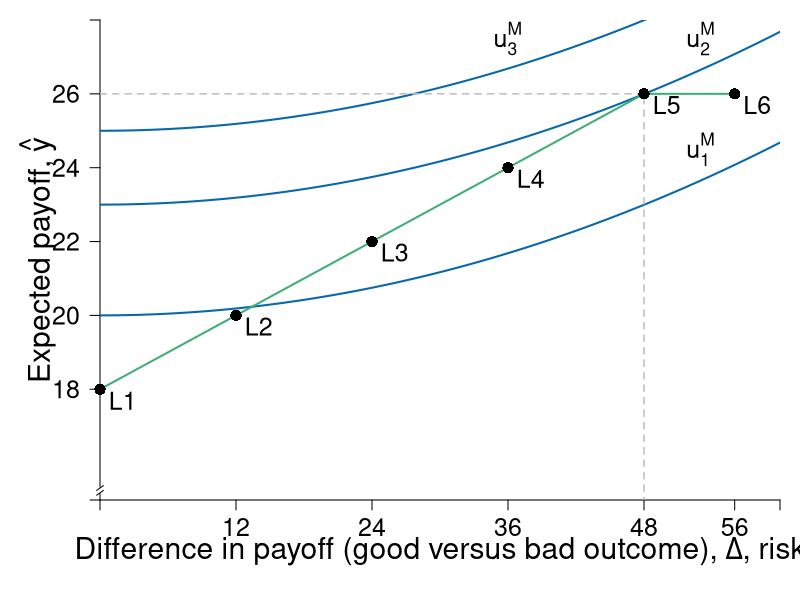

The R script that drew this image:
require(shape)
require(plotrix)

pdf(file = "risk/risk_experiments_gender_m.pdf", width = 9, height = 7)

# Set parameters for graphics
axislabelsize <- 1.8
labelsize <- 1.5
namesize <- 1.8
annotatesize <- 1.5
graphlinewidth <- 2
segmentlinewidth <- 1.5

COL <- c("#7fc97f", "#beaed4", "#fdc086", "#ffff99", "#386cb0", "#f0027f", "#bf5b17", "#666666")
COLA <- c("#e0f3db", "#99d8c9","#66c2a4","#41ae76", "#238b45", "#005824")
COLB <- c("#c6dbef", "#4eb3d3", "#2b8cbe", "#0868ac","#084081")
COLC <- c("#fcfbfd", "#efedf5", "#dadaeb", "#bcbddc", "#9e9ac8", "#807dba", "#6a51a3", "#54278f", "#3f007d")
grays <- gray.colors(25, start = 1, end = 0)

a <- c(2, 4, 6)
par(mar =  c(5, 5, 1, 1))
xlims <- c(0, 60)
ylims <- c(15, 28)

riskreturn <- function(g, int1 = 14, int2 = 4, coeff = 1/3){
  int1 - (int2 - (coeff)*g)^2
}
indiffA <- function(g, intercept = 3, slope = 0.125){
  intercept  + slope*g^2
}


#Plot command 
plot(0, 0, 
     xlim = xlims, 
     ylim = ylims, 
     type = "n",
     xlab = expression(paste("")),
     ylab = expression(paste("")), 
     axes = FALSE,
     cex.lab = axislabelsize, 
     bty = "n", 
     xaxs = "i", 
     yaxs = "i"
)


ticksy <- c(ylims[1], 18, 20, 22, 24, 26, ylims[2])
ylabels <- c(NA, 18, 20, 22, 24, 26, NA)
ticksx <- c(0, 12, 24, 36, 48, 56,  xlims[2])
xlabels <- c(NA, 12, 24, 36, 48, 56, NA)

axis(1, at = ticksx, pos = ylims[1], labels = xlabels, cex.axis = labelsize)
axis(2, at = ticksy, pos = xlims[1], labels = ylabels, las = 1, cex.axis = labelsize)
mtext(expression(paste("Difference in payoff (good versus bad outcome), ", Delta, ", risk")), side = 1, line = 2.5, cex = axislabelsize)
text(xlims[1] - 5.5, ylims[2] - 0.5*(ylims[2] - ylims[1]), expression(paste("Expected payoff, ", hat(y) )), xpd = TRUE, cex = axislabelsize, srt = 90) 

axis.break(axis = 2, bgcol="white", breakcol="black",
           style="slash", brw=0.01)



npts <- 500 
xx1 <- seq(xlims[1], xlims[2], length.out = npts)
#lines(xx1, riskreturn(xx1), col = COLA[4], lwd = graphlinewidth, lty = 1)
lines(xx1, indiffA(xx1, intercept = 23, slope = 0.0013), col = COLB[4], lwd = graphlinewidth, lty = 1)
#Low
lines(xx1, indiffA(xx1, intercept = 20, slope = 0.0013), col = COLB[4], lwd = graphlinewidth, lty = 1)
#high
lines(xx1, indiffA(xx1, intercept = 25, slope = 0.0013), col = COLB[4], lwd = graphlinewidth, lty = 1)


#lines(xx1, indiffA(xx1, intercept = 21, slope = 0.00235), col = COLB[4], lwd = graphlinewidth, lty = 1)
# lines(xx1, indiffA(xx1, intercept = 5.6), col = COLB[4], lwd = graphlinewidth, lty = 1)
# lines(xx1, indiffA(xx1, intercept = 9), col = COLB[4], lwd = graphlinewidth, lty = 1)

#Setting up the segments for the choices 
segments(0, 18, 12, 20, lty = 1, col = COLA[4], lwd = graphlinewidth)
segments(12, 20, 24, 22, lty = 1, col = COLA[4], lwd = graphlinewidth)
segments(24, 22, 36, 24, lty = 1, col = COLA[4], lwd = graphlinewidth)
segments(36, 24, 48, 26, lty = 1, col = COLA[4], lwd = graphlinewidth)
segments(48, 26, 56, 26, lty = 1, col = COLA[4], lwd = graphlinewidth)


#For choice: 
segments(0, 26, 48, 26, lty = 2, col = "grey", lwd = segmentlinewidth)
segments(48, 0, 48, 26, lty = 2, col = "grey", lwd = segmentlinewidth)

points(0, 18, pch = 16, col = "black", cex = 1.5, xpd = TRUE)
text(0 + 2, 18 - 0.3, expression("L1"), cex = labelsize)
points(12, 20, pch = 16, col = "black", cex = 1.5, xpd = TRUE)
text(12 + 2, 20 - 0.3, expression("L2"), cex = labelsize)
points(24, 22, pch = 16, col = "black", cex = 1.5, xpd = TRUE)
text(24 + 2, 22 - 0.3, expression("L3"), cex = labelsize)
points(36, 24, pch = 16, col = "black", cex = 1.5, xpd = TRUE)
text(36 + 2, 24 - 0.3, expression("L4"), cex = labelsize)
points(48, 26, pch = 16, col = "black", cex = 1.5, xpd = TRUE)
text(48 + 2, 26 - 0.3, expression("L5"), cex = labelsize)
points(56, 26, pch = 16, col = "black", cex = 1.5, xpd = TRUE)
text(56 + 2, 26 - 0.3, expression("L6"), cex = labelsize)

#Add points a, b, c and c
segments(5.6, 0, 5.6, riskreturn(g = 5.6), lty = 2, col = grays[20], lwd = segmentlinewidth)
segments(0, riskreturn(g = 5.6), 5.6, riskreturn(g = 5.6), lty = 2, col = grays[20], lwd = segmentlinewidth)
points(5.6, riskreturn(g = 5.6), pch = 16, col = "black", cex = 1.5)
text(5.6 + 0.25, riskreturn(g = 5.6) - 0.3, expression(i), cex = labelsize)


segments(12, 0, 12, riskreturn(g = 12) , lty = 2, col = grays[20], lwd = segmentlinewidth)
segments(0, riskreturn(g = 12) , 12, riskreturn(g = 12) , lty = 2, col = grays[20], lwd = segmentlinewidth)
points(12, riskreturn(g = 12) , pch = 16, col = "black", cex = 1.5)
text(12 + 0.25, riskreturn(g = 12) - 0.3, expression(d), cex = labelsize)


points(1.8, riskreturn(g = 1.8) , pch = 16, col = "black", cex = 1.5)
text(1.8 + 0.25, riskreturn(g = 1.8) - 0.3, expression(a), cex = labelsize)


points(9.5, riskreturn(g = 9.5) , pch = 16, col = "black", cex = 1.5)
text(9.5 + 0.25, riskreturn(g = 9.5) - 0.3, expression(b), cex = labelsize)


#Label risk return schedule
text(14, 12.7, expression(paste(hat(y) == g(Delta))), cex = labelsize)

#Label value functions
text(36, 27.5, expression(u[3]^M), cex = labelsize)
text(53, 27.5, expression(u[2]^M), cex = labelsize)
text(53, 24.5, expression(u[1]^M), cex = labelsize)

dev.off()
